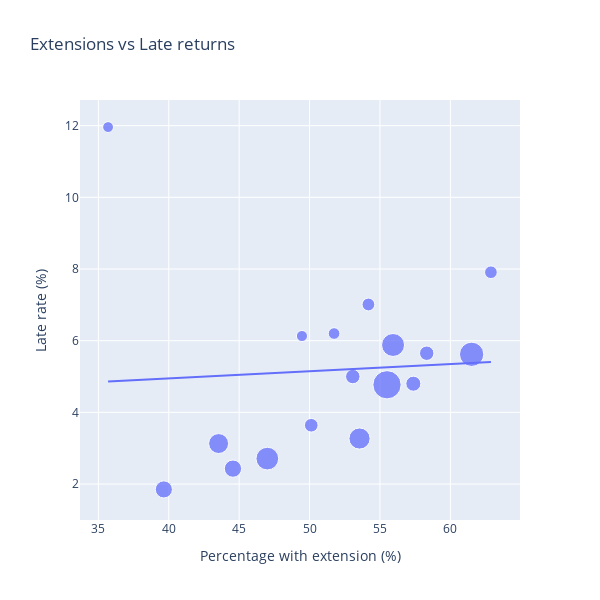

Here is the notebook cell this chart was saved with:
### Markdown cell above
A closer look at the lower range of extension counts does not reveal any meaningful insights. The late-return rate appears constant, with only a small spike in segments where the number of observations is low.

But maybe there is a correlation when we look at the media types. To explore this, we use a scatter plot with the percentage of loans with extensions on the x-axis and the late-return rate on the y-axis. Bubble size is proportional to the number of loans for each media type.

### Code cell
per_media_type_data = per_media_type_table.copy()

def show_per_media_type_scatter_plot(input_data_frame):
    input_data_frame["size"] = 50 + 400 * np.sqrt(input_data_frame["n_loans"] / input_data_frame["n_loans"].max())
    figure = px.scatter(
        input_data_frame,
        x="pct_with_extension",
        y="late_rate",
        size="size",
        hover_name="Medientyp",
        hover_data={
            "n_loans": True,
            "pct_with_extension": ":.2f",
            "late_rate": ":.2f",
            "size": False
        },
        labels={
            "pct_with_extension": "Percent with extension",
            "late_rate": "Late rate",
            "n_loans": "amount fo loans"
        },
        title="Extensions vs Late returns",
        trendline="ols"
    )

    figure.update_traces(marker=dict(opacity=0.75))
    figure.update_layout(
        xaxis_title="Percentage with extension (%)",
        yaxis_title="Late rate (%)",
        width=600,
        height=600,
    )

    figure.show()

show_per_media_type_scatter_plot(per_media_type_data)

### Figure 1 — Plotly figure (JSON) as saved in the notebook; plotly's stock layout.template omitted (floating-point values rounded to 4 significant figures)
{"data": [{"customdata": [[1104.0, 66.56], [6501.0, 90.19], [7115.0, 92.04], [2901.0, 76.85], [1565.0, 69.72], [245200.0, 296.8], [18060.0, 117.0], [321900.0, 332.8], [18450.0, 117.7], [24210.0, 127.6], [644000.0, 450.0], [12150.0, 104.9], [164600.0, 252.2], [121700.0, 223.9], [232600.0, 290.4], [56000.0, 167.9], [53270.0, 165.0]], "hovertemplate": "<b>%{hovertext}</b><br><br>Percent with extension=%{x:.2f}<br>Late rate=%{y:.2f}<br>amount fo loans=%{customdata[0]}<extra></extra>", "hovertext": ["Bibliothek der Dinge", "Sprachkurse", "Konsolenspiel", "Blu-Ray", "Kamishibai", "DVD", "Spiele", "Sachbuch", "Tonie", "Fremdsprachige Belletristik", "Kinder u. Jugendbuch", "Zeitschriften", "Kinder u. Jugend-CD", "Comic", "Belletristik", "Hörbuch", "Musik-CD"], "legendgroup": "", "marker": {"color": "#636efa", "size": [66.56, 90.19, 92.04, 76.85, 69.72, 296.8, 117.0, 332.8, 117.7, 127.6, 450.0, 104.9, 252.2, 223.9, 290.4, 167.9, 165.0], "sizemode": "area", "sizeref": 1.125, "symbol": "circle", "opacity": 0.75}, "mode": "markers", "name": "", "orientation": "v", "showlegend": false, "x": [35.69, 62.88, 54.18, 51.74, 49.46, 55.93, 58.32, 61.51, 53.07, 57.37, 55.5, 50.12, 53.55, 43.54, 47.0, 44.56, 39.65], "xaxis": "x", "y": [11.96, 7.91, 7.01, 6.2, 6.13, 5.88, 5.65, 5.62, 5.0, 4.8, 4.77, 3.64, 3.27, 3.13, 2.71, 2.43, 1.85], "yaxis": "y", "type": "scatter"}, {"hovertemplate": "<b>OLS trendline</b><br>late_rate = 0.0200654 * pct_with_extension + 4.14244<br>R<sup>2</sup>=0.003767<br><br>Percent with extension=%{x:.2f}<br>Late rate=%{y:.2f} <b>(trend)</b><extra></extra>", "legendgroup": "", "marker": {"color": "#636efa", "symbol": "circle", "opacity": 0.75}, "mode": "lines", "name": "", "showlegend": false, "x": [35.69, 39.65, 43.54, 44.56, 47.0, 49.46, 50.12, 51.74, 53.07, 53.55, 54.18, 55.5, 55.93, 57.37, 58.32, 61.51, 62.88], "xaxis": "x", "y": [4.859, 4.938, 5.016, 5.037, 5.086, 5.135, 5.148, 5.181, 5.207, 5.217, 5.23, 5.256, 5.265, 5.294, 5.313, 5.377, 5.404], "yaxis": "y", "type": "scatter"}], "layout": {"xaxis": {"anchor": "y", "domain": [0.0, 1.0], "title": {"text": "Percentage with extension (%)"}}, "yaxis": {"anchor": "x", "domain": [0.0, 1.0], "title": {"text": "Late rate (%)"}}, "legend": {"tracegroupgap": 0, "itemsizing": "constant"}, "title": {"text": "Extensions vs Late returns"}, "width": 600, "height": 600}}
